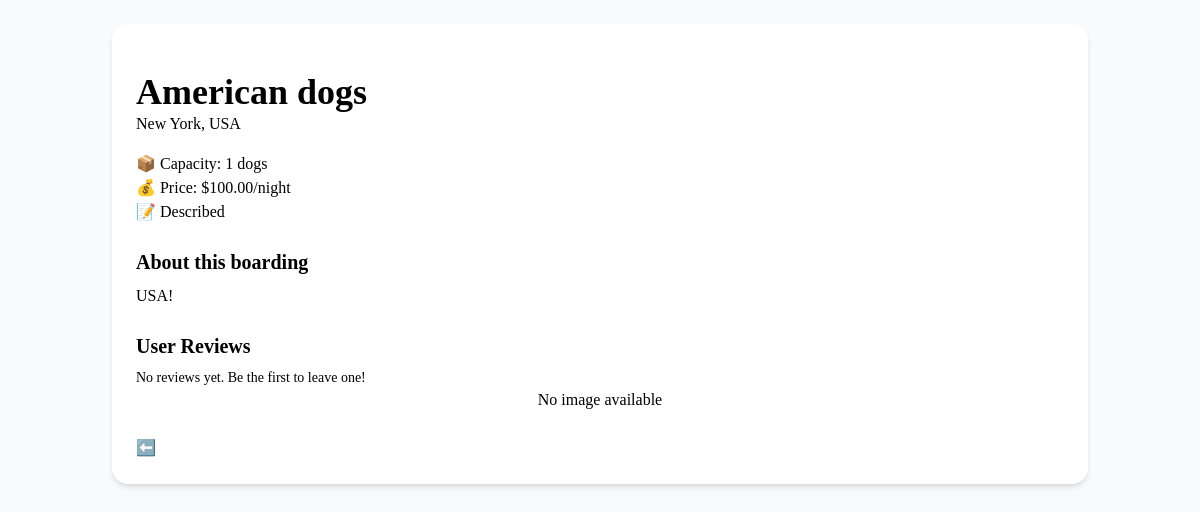
Page /4/ on the committed database.
### boardings/models.py (models this page shows, shortened)
class DogBoarding(models.Model):
    name = models.CharField(max_length=200)
    country = models.CharField(max_length=100)
    city = models.CharField(max_length=100)
    price_per_night = models.DecimalField(max_digits=6, decimal_places=2)  # for example 99.90 per night
    capacity = models.IntegerField()
    description = models.TextField()
    image = models.ImageField(upload_to='boarding_images/', null=True, blank=True)
    approved = models.BooleanField(default=False)

### boardings/views.py (the view)
# urls.py: path('<int:boarding_id>/', boarding_detail, name='boarding_detail'),
def boarding_detail(request, boarding_id):
    boarding = get_object_or_404(DogBoarding, id=boarding_id)
    return render(request, 'boardings/boarding_detail.html', {'boarding': boarding})

### boardings/templates/boardings/boarding_detail.html
{% extends "base.html" %}
{% load static %}
{% block content %}
<div class="max-w-4xl mx-auto p-6 bg-white rounded-2xl shadow-md mt-10">
    <h1 class="text-4xl font-bold mt-6">{{ boarding.name }}</h1>
    <p class="text-lg text-gray-700">{{ boarding.city }}, {{ boarding.country }}</p>
    <div class="mt-4 space-y-2">
        <span class="block bg-indigo-100 text-indigo-800 text-lg px-3 py-1 rounded-full">📦 Capacity: {{ boarding.capacity }} dogs</span>
        <span class="block bg-green-100 text-green-800 text-lg px-3 py-1 rounded-full">💰 Price: ${{ boarding.price_per_night }}/night</span>
        {% if boarding.description %}
            <span class="block bg-yellow-100 text-yellow-800 text-lg px-3 py-1 rounded-full">📝 Described</span>
        {% endif %}
    </div>
    {% if boarding.description %}
    <div class="mt-6 text-gray-800 leading-relaxed">
        <h2 class="text-xl font-semibold mb-2">About this boarding</h2>
        <p>{{ boarding.description }}</p>
    </div>
    {% endif %}
    <br>
    <div class="mt-8">
        <h2 class="text-xl font-semibold mb-2">User Reviews</h2>
        <p class="text-sm text-gray-500">No reviews yet. Be the first to leave one!</p>
    </div>
    {% if boarding.image %}
        <img src="{{ boarding.image.url }}" alt="{{ boarding.name }}" class="w-full h-40 object-cover rounded-lg">
    {% else %}
        <div class="w-full h-64 bg-gray-200 flex items-center justify-center rounded-xl text-gray-500">
            No image available
        </div>
    {% endif %}
    <div class="mt-6">
        <a href="{% url 'boarding-list' %}" class="inline-block bg-indigo-600 text-white px-5 py-2 rounded hover:bg-indigo-700 transition">
            ⬅️ Back to all boardings
        </a>
    </div>
</div>
{% endblock %}

### rows in the picture
DogBoarding: name "American dogs", city "New York", country "USA", capacity "1", price_per_night "100.00", description "USA!"
